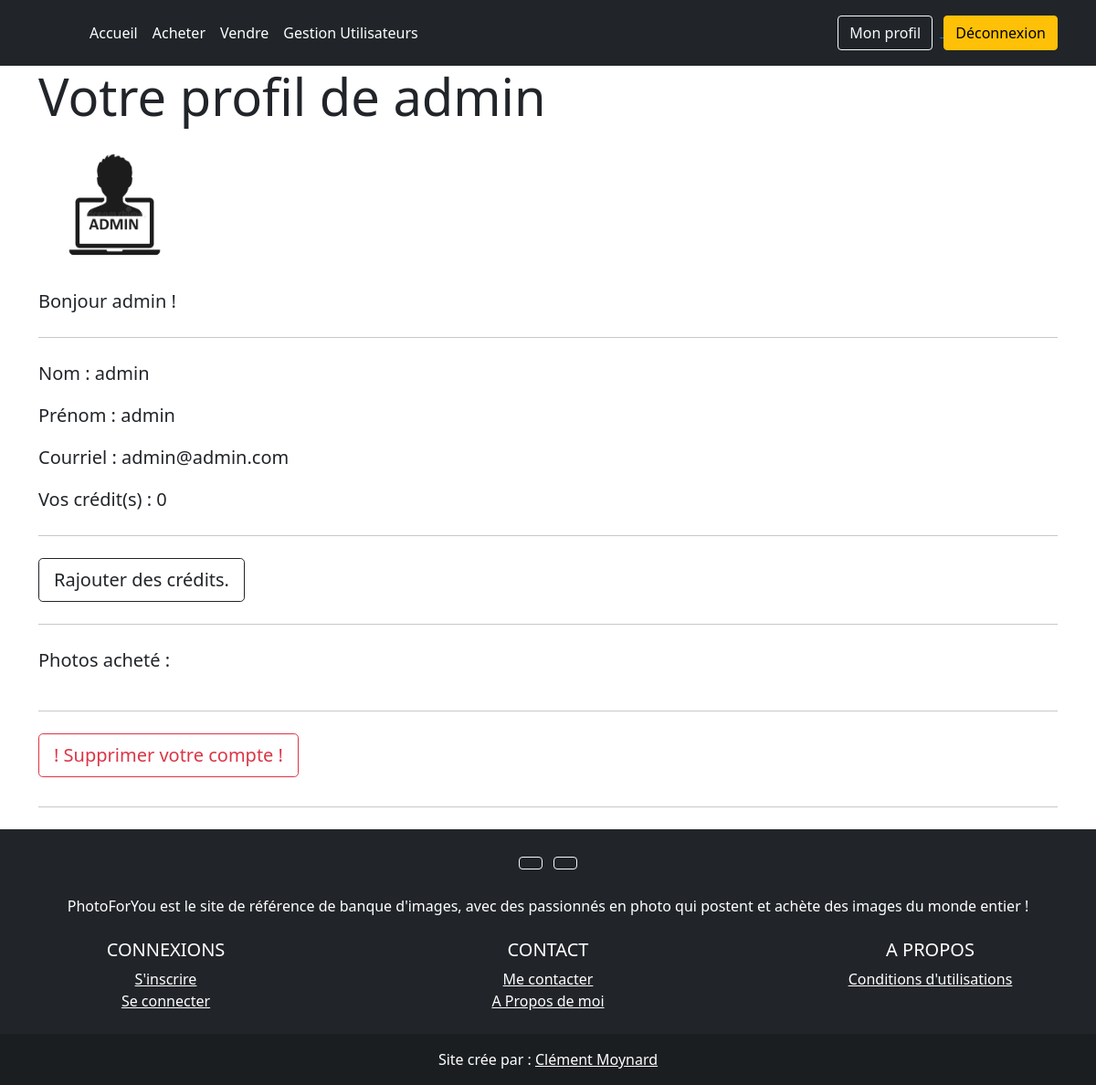
Page /profil.php (signed in) on the earlier database version.
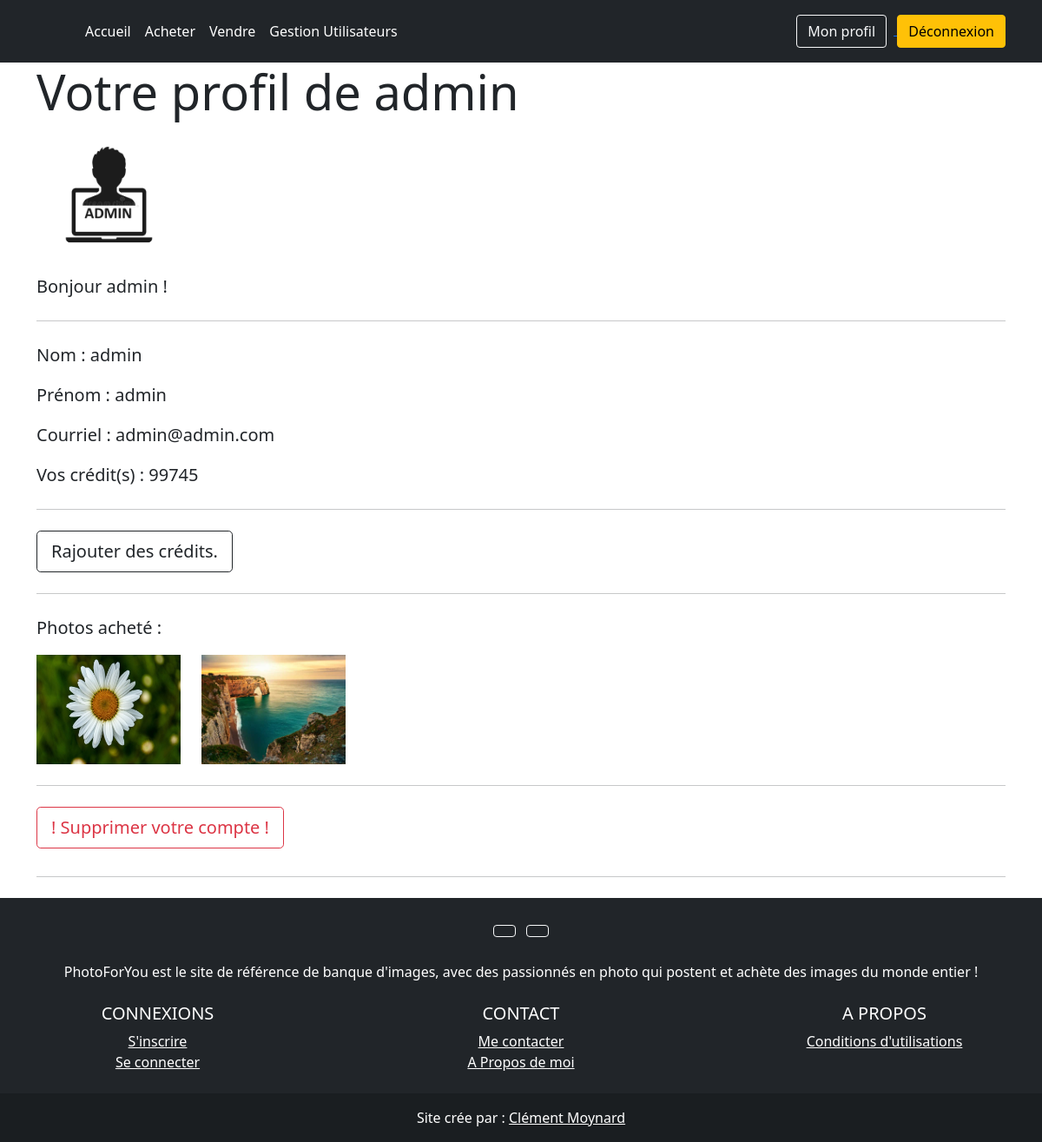
Same page on the later database version.
### tables this page shows
CREATE TABLE IF NOT EXISTS `galerie` (
  `idPhoto` int NOT NULL AUTO_INCREMENT,
  `nomPhoto` varchar(255) NOT NULL,
  `nomCard` varchar(255) NOT NULL,
  `descCard` varchar(255) NOT NULL,
  `prixCard` int NOT NULL,
  `id_vendeur` int NOT NULL,
  `id_acheteur` int DEFAULT NULL,
  PRIMARY KEY (`idPhoto`),
  KEY `id_users` (`id_vendeur`)
);

### profil.php (the view, shortened to what this page needs)
<?php
	include ("include/entete.inc.php");
  ?>
	<div class="container">
    	<div class="jumbotron">
      		<h1 class="display-4">Votre profil de <?php echo $_SESSION['type'] ?></h1>
          <?php echo "<img src=".$_SESSION['photo']." id='photo'  width=15% class='img-responsive float-left' >" ?>
      		<?php echo '<p class="lead">Bonjour '.$_SESSION['nomUtilisateur'].' !</p>'?>
      		<hr class="my-4">
          <?php echo "<p class='lead'>Nom : ".$_SESSION['nomUtilisateur']."</p>" ?>
          <?php echo "<p class='lead'>Prénom : ".$_SESSION['prenomUtilisateur']."</p>" ?>
          <?php echo "<p class='lead'>Courriel : ".$_SESSION['emailUtilisateur']."</p>" ?>
          <?php echo "<p class='lead'>Vos crédit(s) : ".$_SESSION['credit']."</p>" ?>
          <hr class="my-4">
          <a href="rajcredit.php"><button type="button" class="btn btn-lg btn-outline-dark">Rajouter des crédits.</button></a>
          <hr class="my-4">
          <p class="lead">Photos acheté : </p>
          <div class="row row-cols-6">
          <?php
              $query = "SELECT * from photoforyou.galerie where id_acheteur = ".$_SESSION['idUtilisateur'].";";
              $requete = $db->query($query);
              $result = $requete->fetchAll();
              foreach ($result as $ligne) {
                echo '<div class="col">';
                echo "<img src='images/galerie/".htmlentities($ligne['nomPhoto'])."' id='photo' class='img-responsive float-left h-100 w-100' >" ;
                echo '</div>';
            } ?>
          </div>
          <hr class='my-4'>
          <a href="supprUser.php"><button type="button" class="btn btn-lg btn-outline-danger mb-2">! Supprimer votre compte !</button></a>
          <hr class="my-4">
    </div>
  </div>
  <?php
    include ("include/piedpage.inc.php");
?>

Differences in the rows shown:
now on this page (row edited): galerie: nomPhoto (picture)
now on this page (row edited): galerie: nomPhoto (picture)
Other differences:
$_SESSION['credit']: "0" → "99745"
